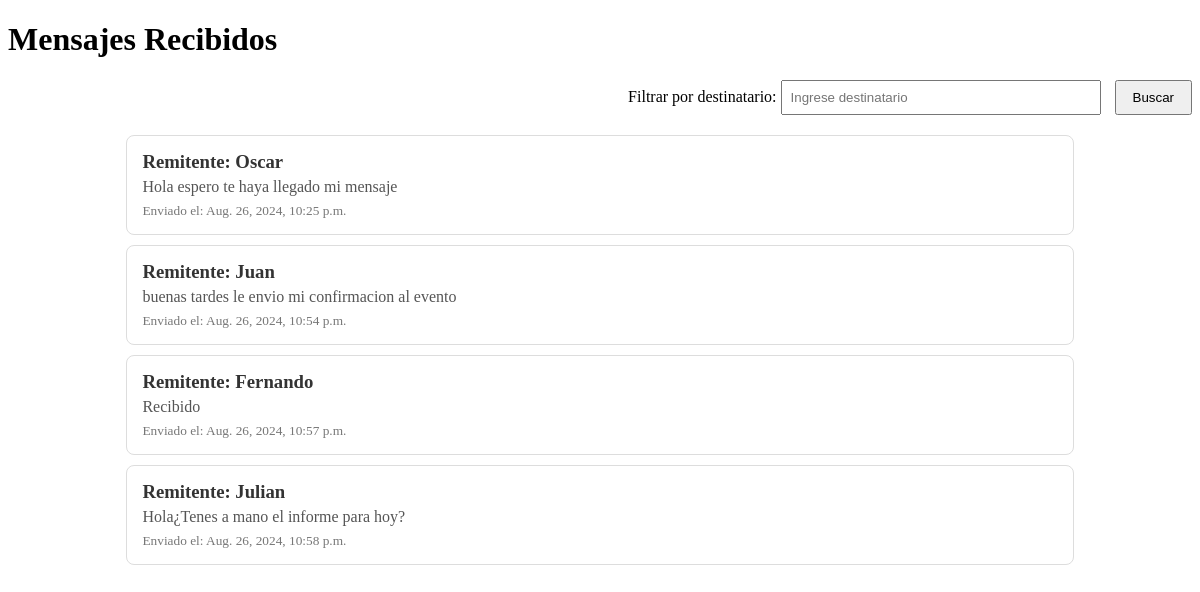
The app's page /mensajes/recibidos/, older data.
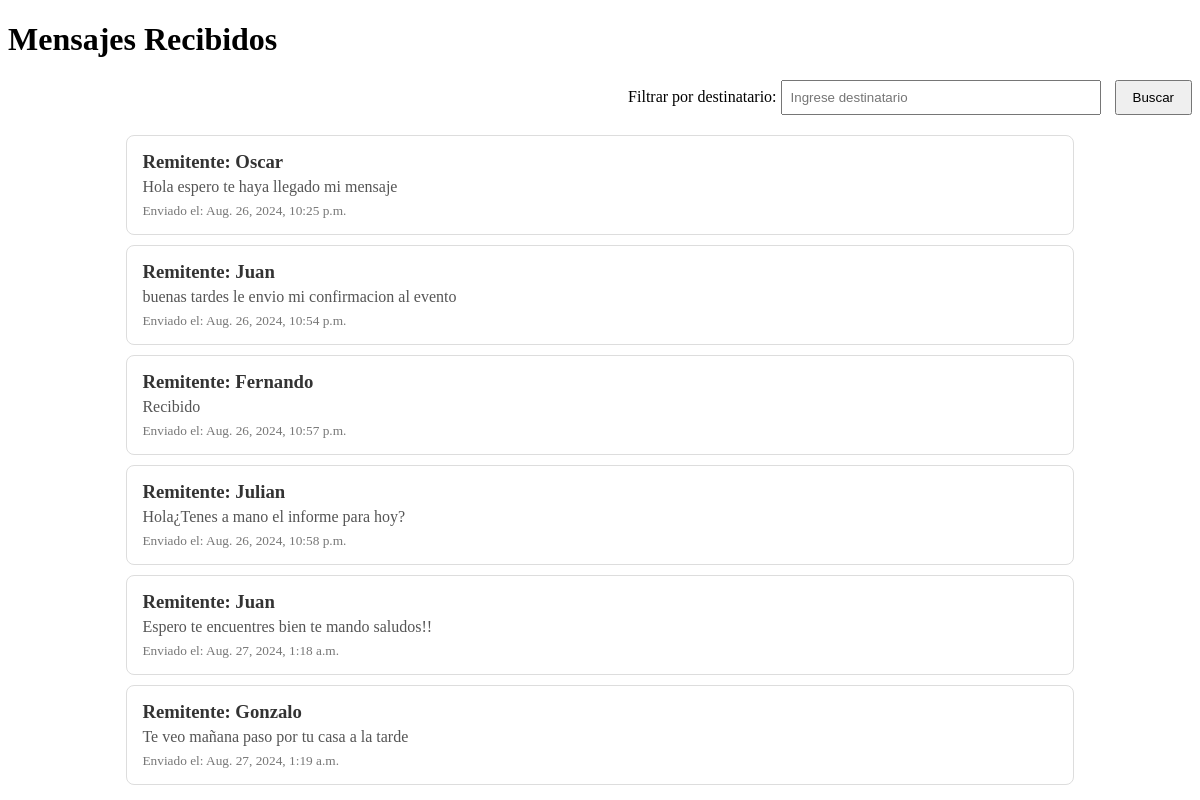
The same page, newer data.
### mensajes/models.py (models this page shows, shortened)
class Mensaje(models.Model):
    texto = models.TextField()
    remitente = models.CharField(max_length=100)
    destinatario = models.CharField(max_length=100)
    fecha_envio = models.DateTimeField(auto_now_add=True)

### mensajes/views.py (the view)
# urls.py: path('recibidos/', mensajes_recibidos, name='recibidos'),
def mensajes_recibidos(request):
    destinatario = request.GET.get('destinatario')
    if destinatario:
        mensajes = Mensaje.objects.filter(destinatario=destinatario)
    else:
        mensajes = Mensaje.objects.all()  # Mostrar todos los mensajes si no hay destinatario
    return render(request, 'mensajes/recibidos.html', {'mensajes': mensajes})

### mensajes/templates/mensajes/recibidos.html (shortened to what this page needs)
<!DOCTYPE html>
<html lang="es">
<head>
</head>
<body>
    <h1>Mensajes Recibidos</h1>
    <form method="get" action="{% url 'recibidos' %}" style="text-align: right; margin-bottom: 20px;">
        <label for="destinatario">Filtrar por destinatario:</label>
        <input type="text" id="destinatario" name="destinatario" value="{{ request.GET.destinatario }}" placeholder="Ingrese destinatario"
    style="padding: 8px; width: 300px; margin-right: 10px;">
        <button type="submit" style="padding: 8px 16px;">Buscar</button>
    </form>
    {% if mensajes %}
        <div style="margin: auto; width: 80%;">
            {% for mensaje in mensajes %}
                <div style="border: 1px solid #ddd; border-radius: 8px; padding: 15px; margin-bottom: 10px;">
                    <h3 style="margin: 0; color: #333;">Remitente: {{ mensaje.remitente }}</h3>
                    <p style="margin: 5px 0; color: #555;">{{ mensaje.texto }}</p>
                    <small style="color: #777;">Enviado el: {{ mensaje.fecha_envio }}</small>
                </div>
            {% endfor %}
        </div>
    {% elif request.GET.destinatario %}
        <p style="text-align: center; color: #000000;">No se encontraron mensajes para el destinatario "{{ request.GET.destinatario }}". Pruebe con otro destinatario</p>
    {% else %}
        <p style="text-align: center; color: #999;">No hay mensajes para mostrar.</p>
    {% endif %}
</body>
</html>

Row changes from the older to the newer data that the page shows:
added Mensaje: remitente "Juan", texto "Espero te encuentres bien te mando saludos!!", fecha_envio "Aug. 27, 2024, 1:18 a.m."
added Mensaje: remitente "Gonzalo", texto "Te veo mañana paso por tu casa a la tarde", fecha_envio "Aug. 27, 2024, 1:19 a.m."
